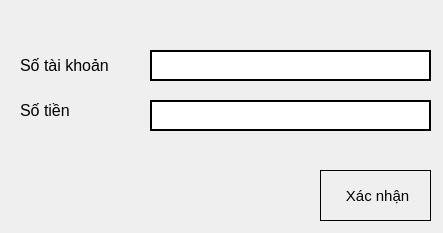
<?xml version="1.0" encoding="UTF-8"?>
<ui version="4.0">
 <class>Noptien</class>
 <widget class="QDialog" name="Noptien">
  <property name="geometry">
   <rect>
    <x>0</x>
    <y>0</y>
    <width>443</width>
    <height>233</height>
   </rect>
  </property>
  <property name="windowTitle">
   <string>Dialog</string>
  </property>
  <widget class="QPushButton" name="buttonxacnhan">
   <property name="geometry">
    <rect>
     <x>320</x>
     <y>170</y>
     <width>111</width>
     <height>51</height>
    </rect>
   </property>
   <property name="font">
    <font>
     <pointsize>11</pointsize>
    </font>
   </property>
   <property name="styleSheet">
    <string notr="true">border: 1px solid black</string>
   </property>
   <property name="text">
    <string> Xác nhận</string>
   </property>
  </widget>
  <widget class="QLabel" name="label">
   <property name="geometry">
    <rect>
     <x>20</x>
     <y>40</y>
     <width>111</width>
     <height>51</height>
    </rect>
   </property>
   <property name="font">
    <font>
     <pointsize>12</pointsize>
    </font>
   </property>
   <property name="text">
    <string>Số tài khoản</string>
   </property>
  </widget>
  <widget class="QLineEdit" name="linestk">
   <property name="geometry">
    <rect>
     <x>150</x>
     <y>50</y>
     <width>281</width>
     <height>31</height>
    </rect>
   </property>
   <property name="font">
    <font>
     <pointsize>12</pointsize>
    </font>
   </property>
   <property name="styleSheet">
    <string notr="true">border: 2px solid black</string>
   </property>
  </widget>
  <widget class="QLabel" name="label_2">
   <property name="geometry">
    <rect>
     <x>20</x>
     <y>90</y>
     <width>81</width>
     <height>41</height>
    </rect>
   </property>
   <property name="font">
    <font>
     <pointsize>12</pointsize>
    </font>
   </property>
   <property name="text">
    <string>Số tiền</string>
   </property>
  </widget>
  <widget class="QLineEdit" name="linetien">
   <property name="geometry">
    <rect>
     <x>150</x>
     <y>100</y>
     <width>281</width>
     <height>31</height>
    </rect>
   </property>
   <property name="font">
    <font>
     <pointsize>12</pointsize>
    </font>
   </property>
   <property name="styleSheet">
    <string notr="true">border: 2px solid black</string>
   </property>
  </widget>
 </widget>
 <resources/>
 <connections/>
</ui>
